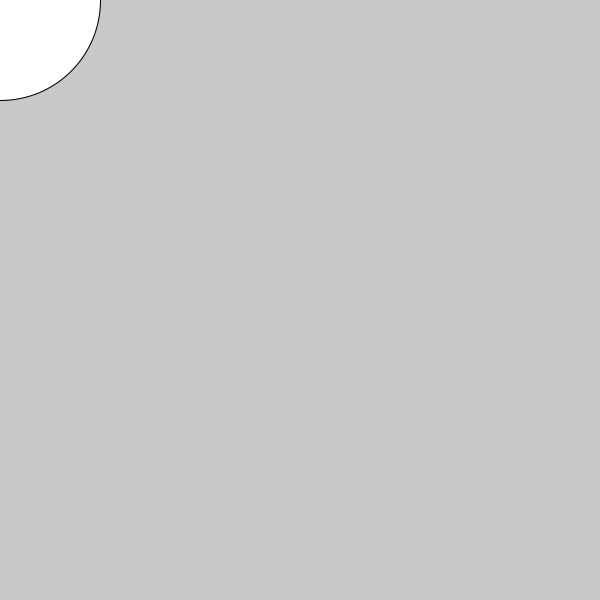
Frame 1 (no input)
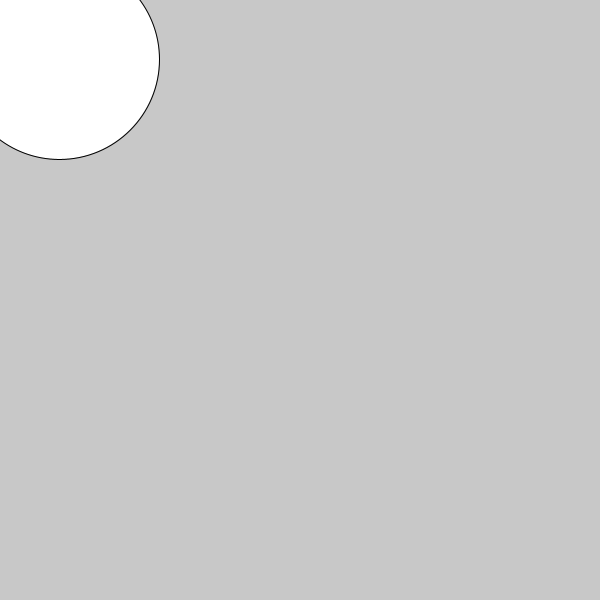
Frame 60 (the mouse pressed at the canvas centre just before this capture)
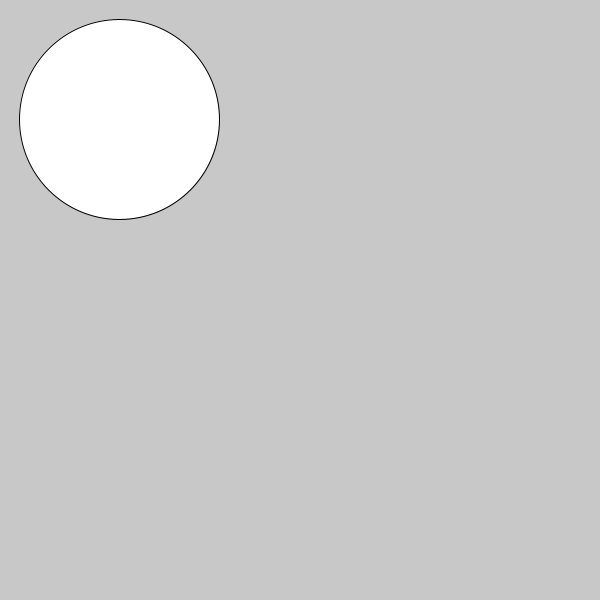
Frame 120 (the mouse held since frame 60 and released just before this capture)

The Processing sketch that drew these frames (run headless with seeded random() and noise(); from frame 60 on, the mouse is pressed at the canvas centre):

// Processing sketch: Diagonal
// ── Diagonal.pde
int x,y; // define new varaibb;e

void setup() {
  size(600, 600);
  x = 0;
  y = 0; 
}

void draw() {
  background(200);
  ellipse(x, y, 200, 200);
  y = y + 1;
  x = x + 1;
  if ((y > 700) && (x > 700)){
    x = -100;
    y = -100;
  }
}
